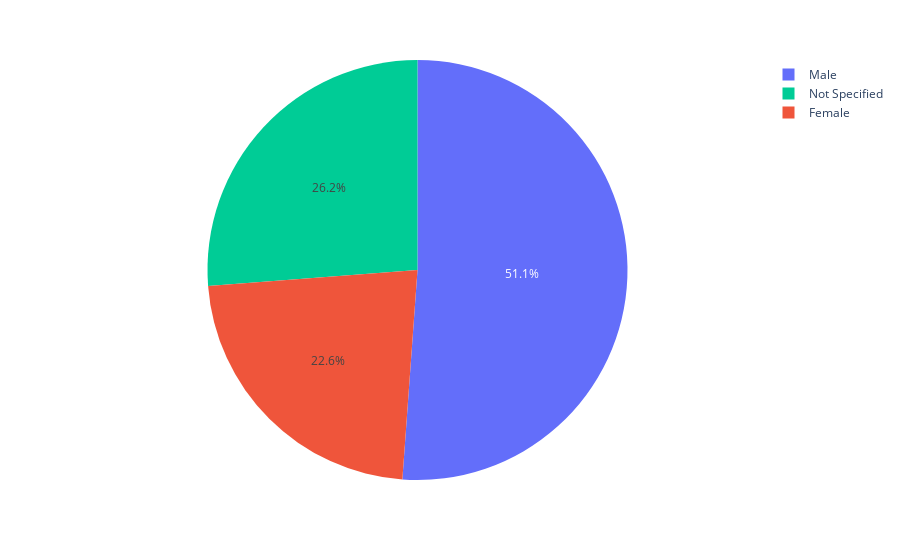

Notebook source saved alongside this figure:
### Code cell
fig = px.pie(df_gen.groupby('gender').count().reset_index(), names='gender', values='profile', color_discrete_sequence=['#636EFA', '#00CC96', '#EF553B'])
fig.show()

### Figure 1 — Plotly figure (JSON) as saved in the notebook; plotly's stock layout.template omitted (floating-point values rounded to 4 significant figures)
{"data": [{"domain": {"x": [0, 1], "y": [0, 1]}, "hovertemplate": "gender=%{label}<br>profile=%{value}<extra></extra>", "labels": ["Female", "Male", "Not Specified"], "legendgroup": "", "name": "", "showlegend": true, "type": "pie", "values": [8405, 18984, 9727]}], "layout": {"legend": {"tracegroupgap": 0}, "margin": {"t": 60}, "piecolorway": ["#636EFA", "#00CC96", "#EF553B"]}}
